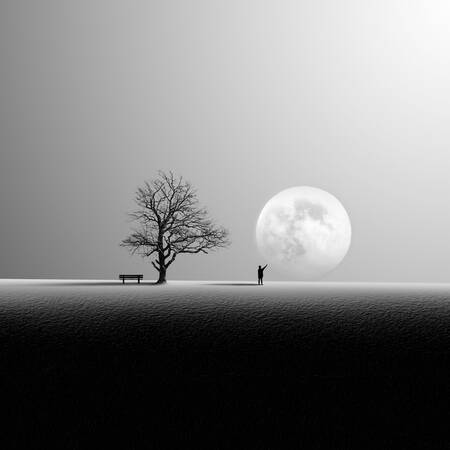
#> input picture entre-ciel-et-terre.jpg, 450 x 450 px
$ python hola.py
#> lines starting #> are read from the running program, lines starting #| are printed output that depends on the picture
print("Hola mundo")

import cv2

img = cv2.imread("entre-ciel-et-terre.jpg")
#> img is the input picture: shape (450, 450, 3); min 0, max 255, mean 127.2
Img_gris = cv2.cvtColor(img, cv2.COLOR_BGR2GRAY)
Img_muestreada = Img_gris

#--Reducir muestreo a la mitad

# Copia los pixeles de las posiciones PARES y los pone en las posiciones IMPARES
Img_muestreada[::2, ::2] = Img_gris[::2, ::2]  # Nose si esta linea es al pedo o no
Img_muestreada[1::2, ::2] = Img_gris[::2, ::2]     # copia vertical
Img_muestreada[::2, 1::2] = Img_gris[::2, ::2]     # copia horizontal
Img_muestreada[1::2, 1::2] = Img_gris[::2, ::2]    # copia diagonal
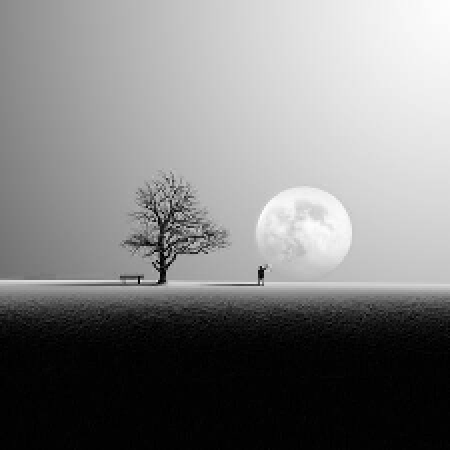
#> Img_muestreada: shape (450, 450); min 0, max 255, mean 127.3

#--Cuantificar la imagen a la mitad
img_cuantificada = (Img_gris // 2) *2  #Si solo divido me quedo con la mitad de los niveles(o el numero por el que divida), osea me quedo solo con la parte mas oscura, por lo que es necesario volver a multiplicar asi vuelvo a acceder a la mitad mas clara(0 = negro, 255 = Blanco), consiguiendo asi AGRUPAR valores/niveles

#Normal----
#cv2.imshow("aura", img)
#print("aura", img.shape)
#print("aura:",img[0,0]) #Me da los distintos tonos del pixel[0,0], 0 = negro, 255 = Blanco, Intermedio = escala de gris

#Gris----
cv2.imshow("FotoGris", Img_gris)
print("imagen gris:", Img_gris.shape)
#| imagen gris: (450, 450)
print("imagen gris:", Img_gris[0,0])
#| imagen gris: 138
#print(Img_gris.dtype)

#Muestreada----
cv2.imshow("Muestreada", Img_muestreada)
print("imagen muestreada:", Img_muestreada.shape)
#| imagen muestreada: (450, 450)

#Cuantificada----
cv2.imshow("Cuantificada", img_cuantificada)
print("imagen cuantificada:", img_cuantificada.shape)
#| imagen cuantificada: (450, 450)
print("imagen cuantificada:", img_cuantificada[0,0])
#| imagen cuantificada: 138
cv2.waitKey(0)
cv2.destroyAllWindows()
